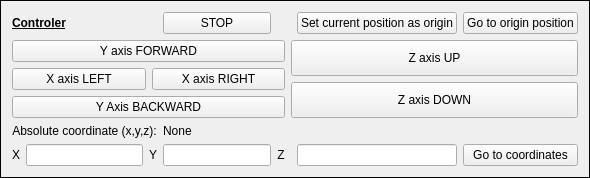
     <widget class="QFrame" name="controls">
      <property name="frameShape">
       <enum>QFrame::Box</enum>
      </property>
      <layout class="QGridLayout" name="gridLayout_3">
       <item row="0" column="0" colspan="3">
        <widget class="QLabel" name="microscope_control_label">
         <property name="font">
          <font>
           <weight>75</weight>
           <bold>true</bold>
           <underline>true</underline>
          </font>
         </property>
         <property name="text">
          <string>Controler</string>
         </property>
         <property name="textFormat">
          <enum>Qt::PlainText</enum>
         </property>
        </widget>
       </item>
       <item row="0" column="6">
        <widget class="QPushButton" name="set_origin_button">
         <property name="text">
          <string>Set current position as origin</string>
         </property>
        </widget>
       </item>
       <item row="0" column="3">
        <widget class="QPushButton" name="stop_mouvment_button">
         <property name="text">
          <string>STOP</string>
         </property>
        </widget>
       </item>
       <item row="7" column="4">
        <widget class="QLabel" name="coordinate_label_z">
         <property name="text">
          <string>Z</string>
         </property>
         <property name="scaledContents">
          <bool>true</bool>
         </property>
         <property name="alignment">
          <set>Qt::AlignCenter</set>
         </property>
         <property name="wordWrap">
          <bool>true</bool>
         </property>
        </widget>
       </item>
       <item row="7" column="2">
        <widget class="QLabel" name="coordinate_label_y">
         <property name="text">
          <string>Y</string>
         </property>
         <property name="scaledContents">
          <bool>true</bool>
         </property>
         <property name="alignment">
          <set>Qt::AlignCenter</set>
         </property>
         <property name="wordWrap">
          <bool>true</bool>
         </property>
        </widget>
       </item>
       <item row="0" column="7">
        <widget class="QPushButton" name="go_to_origin_button">
         <property name="text">
          <string>Go to origin position</string>
         </property>
        </widget>
       </item>
       <item row="7" column="0">
        <widget class="QLabel" name="coordinate_label_x">
         <property name="text">
          <string>X</string>
         </property>
         <property name="scaledContents">
          <bool>true</bool>
         </property>
         <property name="alignment">
          <set>Qt::AlignCenter</set>
         </property>
         <property name="wordWrap">
          <bool>true</bool>
         </property>
        </widget>
       </item>
       <item row="1" column="0" rowspan="4" colspan="5">
        <layout class="QGridLayout" name="gridLayout">
         <item row="2" column="1">
          <widget class="QPushButton" name="x_axis_right_button">
           <property name="sizePolicy">
            <sizepolicy hsizetype="Minimum" vsizetype="Expanding">
             <horstretch>0</horstretch>
             <verstretch>0</verstretch>
            </sizepolicy>
           </property>
           <property name="text">
            <string>X axis RIGHT</string>
           </property>
          </widget>
         </item>
         <item row="1" column="0" colspan="2">
          <widget class="QPushButton" name="y_axis_forward_button">
           <property name="sizePolicy">
            <sizepolicy hsizetype="Minimum" vsizetype="Expanding">
             <horstretch>0</horstretch>
             <verstretch>0</verstretch>
            </sizepolicy>
           </property>
           <property name="text">
            <string>Y axis FORWARD</string>
           </property>
          </widget>
         </item>
         <item row="2" column="0">
          <widget class="QPushButton" name="x_axis_left_button">
           <property name="sizePolicy">
            <sizepolicy hsizetype="Minimum" vsizetype="Expanding">
             <horstretch>0</horstretch>
             <verstretch>0</verstretch>
            </sizepolicy>
           </property>
           <property name="text">
            <string>X axis LEFT</string>
           </property>
          </widget>
         </item>
         <item row="3" column="0" colspan="2">
          <widget class="QPushButton" name="y_axis_backward_button">
           <property name="sizePolicy">
            <sizepolicy hsizetype="Minimum" vsizetype="Expanding">
             <horstretch>0</horstretch>
             <verstretch>0</verstretch>
            </sizepolicy>
           </property>
           <property name="minimumSize">
            <size>
             <width>0</width>
             <height>21</height>
            </size>
           </property>
           <property name="text">
            <string>Y Axis BACKWARD</string>
           </property>
           <property name="checkable">
            <bool>false</bool>
           </property>
          </widget>
         </item>
        </layout>
       </item>
       <item row="7" column="7">
        <widget class="QPushButton" name="go_to_coordinates_button">
         <property name="text">
          <string>Go to coordinates</string>
         </property>
        </widget>
       </item>
       <item row="7" column="6">
        <widget class="QLineEdit" name="lineEdit_Z_coord"/>
       </item>
       <item row="6" column="0" colspan="3">
        <widget class="QLabel" name="absolute_coordinate_label">
         <property name="text">
          <string>Absolute coordinate (x,y,z):</string>
         </property>
         <property name="alignment">
          <set>Qt::AlignCenter</set>
         </property>
        </widget>
       </item>
       <item row="7" column="1">
        <widget class="QLineEdit" name="lineEdit_X_coord"/>
       </item>
       <item row="7" column="3">
        <widget class="QLineEdit" name="lineEdit_Y_coord"/>
       </item>
       <item row="1" column="5" rowspan="4" colspan="3">
        <layout class="QVBoxLayout" name="verticalLayout">
         <item>
          <widget class="QPushButton" name="z_axis_up">
           <property name="sizePolicy">
            <sizepolicy hsizetype="Minimum" vsizetype="Expanding">
             <horstretch>0</horstretch>
             <verstretch>0</verstretch>
            </sizepolicy>
           </property>
           <property name="text">
            <string>Z axis UP</string>
           </property>
          </widget>
         </item>
         <item>
          <widget class="QPushButton" name="z_axis_down">
           <property name="sizePolicy">
            <sizepolicy hsizetype="Minimum" vsizetype="Expanding">
             <horstretch>0</horstretch>
             <verstretch>0</verstretch>
            </sizepolicy>
           </property>
           <property name="text">
            <string>Z axis DOWN</string>
           </property>
          </widget>
         </item>
        </layout>
       </item>
       <item row="6" column="3" colspan="5">
        <widget class="QLabel" name="absolute_coordinate_label_2">
         <property name="text">
          <string>None</string>
         </property>
         <property name="scaledContents">
          <bool>true</bool>
         </property>
         <property name="wordWrap">
          <bool>true</bool>
         </property>
        </widget>
       </item>
      </layout>
     </widget>
